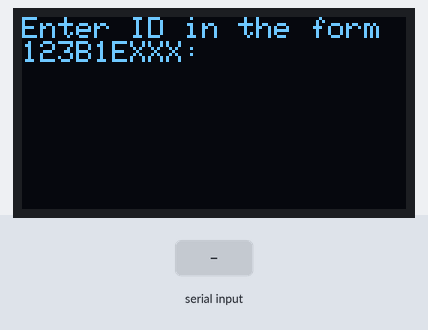
Recording of a sketch running on a simulated ESP32. On the bench: 128×64 one-colour display. Inputs (shaded band) come from the test bench. WiFi joins after 1.5 s; servers stay silent unless stated; random numbers use the default seed unless the sketch sets one; what the sketch prints to the serial monitor is not drawn.

Above: at 2.7 s.
2.8 s: "1\n" received over Serial
At 3.5 s:
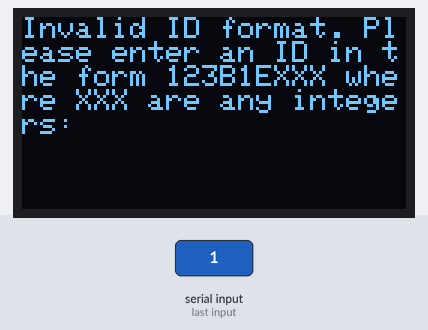
Timing chart, 0 to 5.8 s (numbered marks = the images above; inputs shaded):
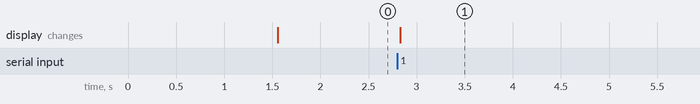

Measured:
- after the input at 2.8 s, the display: changes at once (image 1)

The sketch:

espidoled.ino
```cpp
#include <WiFi.h>
#include <Wire.h>
#include <Adafruit_GFX.h>
#include <Adafruit_SSD1306.h>
#include <FirebaseESP32.h>

// Replace with your network credentials
const char* ssid = "Your Wifi name";
const char* password = "Your Wifi psw";

// Firebase Project details
const char* FIREBASE_HOST = "Firebase project id";
const char* FIREBASE_AUTH = "Firebase API key";

FirebaseData firebaseData;
FirebaseConfig config;
FirebaseAuth auth;

// OLED display width and height, in pixels
#define SCREEN_WIDTH 128
#define SCREEN_HEIGHT 64

// I2C address of the OLED display
#define OLED_I2C_ADDRESS 0x3C

// Declaration for an SSD1306 display connected to I2C (SDA, SCL pins)
#define OLED_RESET -1
Adafruit_SSD1306 display(SCREEN_WIDTH, SCREEN_HEIGHT, &Wire, OLED_RESET);

void setup() {
  Serial.begin(115200);
  WiFi.begin(ssid, password);

  Serial.print("Connecting to Wi-Fi");
  while (WiFi.status() != WL_CONNECTED) {
    delay(500);
    Serial.print(".");
  }
  Serial.println();
  Serial.println("Connected to Wi-Fi");

  // Assign the Firebase credentials
  config.host = FIREBASE_HOST;
  config.signer.tokens.legacy_token = FIREBASE_AUTH;

  Firebase.begin(&config, &auth);
  Firebase.reconnectWiFi(true);

  // Initialize the OLED display with the I2C address
  if(!display.begin(SSD1306_SWITCHCAPVCC, OLED_I2C_ADDRESS)) {
    Serial.println(F("SSD1306 allocation failed"));
    for(;;);
  }

  // Clear the buffer
  display.clearDisplay();
  display.setTextSize(1);
  display.setTextColor(SSD1306_WHITE);
  display.setCursor(0, 0);
  display.println("Enter ID in the form 123B1EXXX:");
  display.display();

  Serial.println("Enter ID in the form 123B1EXXX:");
}

bool isValidIDFormat(const String& id) {
  if (id.length() != 9) return false;
  if (id.substring(0, 5) != "123B1") return false;
  if (id.charAt(5) != 'E') return false;
  for (int i = 6; i < 9; i++) {
    if (!isDigit(id.charAt(i))) return false;
  }
  return true;
}

String generateUniqueID() {
  return String(random(1000, 10000)); // Generate a random 4-digit number
}

void displayOnOLED(const String& message) {
  display.clearDisplay();
  display.setCursor(0, 0);
  display.println(message);
  display.display();
}

void loop() {
  if (Serial.available()) {
    String input = Serial.readStringUntil('\n');
    input.trim();

    if (isValidIDFormat(input)) {
      String uniqueID;

      if (Firebase.ready()) {
        if (Firebase.getString(firebaseData, "/UniqueIDs/" + input)) {
          uniqueID = firebaseData.stringData();
          Serial.print("Existing Unique 4-digit ID: ");
          Serial.println(uniqueID);
          displayOnOLED("Existing Unique 4-digit ID:\n" + uniqueID);
        } else {
          uniqueID = generateUniqueID();
          if (Firebase.setString(firebaseData, "/UniqueIDs/" + input, uniqueID)) {
            Serial.print("Generated New Unique 4-digit ID: ");
            Serial.println(uniqueID);
            displayOnOLED("Generated New Unique 4-digit ID:\n" + uniqueID);
          } else {
            Serial.println("Failed to send Unique 4-digit ID to Firebase");
            Serial.println(firebaseData.errorReason());
            displayOnOLED("Failed to send Unique 4-digit ID to Firebase");
            return;
          }
        }
      } else {
        Serial.println("Firebase not ready.");
        displayOnOLED("Firebase not ready.");
      }
    } else {
      Serial.println("Invalid ID format. Please enter an ID in the form 123B1EXXX where XXX are any integers:");
      displayOnOLED("Invalid ID format. Please enter an ID in the form 123B1EXXX where XXX are any integers:");
    }
  }
}
```
